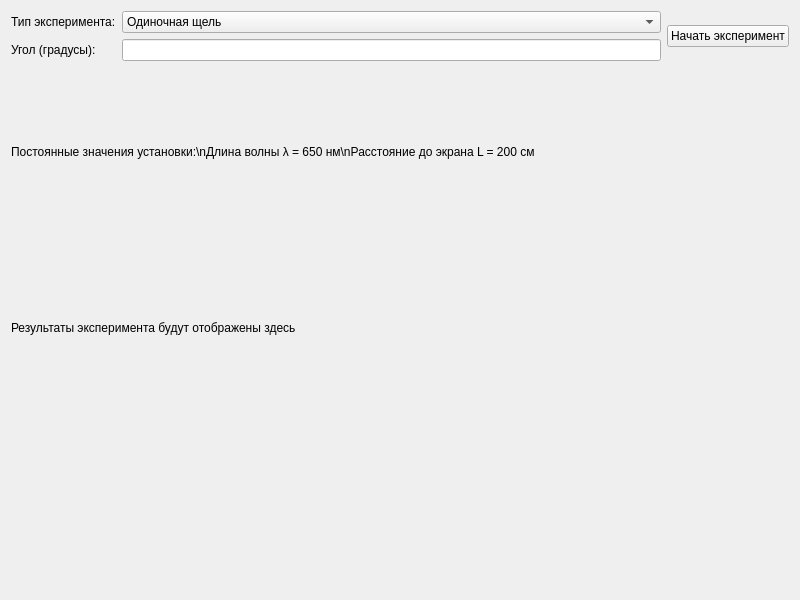
<?xml version="1.0" encoding="UTF-8"?>
<ui version="4.0">
 <class>Form</class>
 <widget class="QWidget" name="Form">
  <property name="geometry">
   <rect>
    <x>0</x>
    <y>0</y>
    <width>800</width>
    <height>600</height>
   </rect>
  </property>
  <property name="windowTitle">
   <string>Лабораторная работа: Дифракция Фраунгофера</string>
  </property>
  <layout class="QVBoxLayout" name="verticalLayout">
   <item>
    <layout class="QHBoxLayout" name="horizontalLayout">
     <item>
      <layout class="QFormLayout" name="formLayout">
       <item row="0" column="0">
        <widget class="QLabel" name="label_experiment_type">
         <property name="text">
          <string>Тип эксперимента:</string>
         </property>
        </widget>
       </item>
       <item row="0" column="1">
        <widget class="QComboBox" name="experiment_type_combo">
         <item>
          <property name="text">
           <string>Одиночная щель</string>
          </property>
         </item>
         <item>
          <property name="text">
           <string>Одномерная решетка</string>
          </property>
         </item>
         <item>
          <property name="text">
           <string>Двумерная решетка</string>
          </property>
         </item>
        </widget>
       </item>
       <item row="1" column="0">
        <widget class="QLabel" name="label_angle">
         <property name="text">
          <string>Угол (градусы):</string>
         </property>
        </widget>
       </item>
       <item row="1" column="1">
        <widget class="QLineEdit" name="angle_input"/>
       </item>
      </layout>
     </item>
     <item>
      <widget class="QPushButton" name="start_button">
       <property name="text">
        <string>Начать эксперимент</string>
       </property>
      </widget>
     </item>
    </layout>
   </item>
   <item>
    <widget class="QLabel" name="constants_label">
     <property name="text">
      <string>Постоянные значения установки:\nДлина волны λ = 650 нм\nРасстояние до экрана L = 200 см</string>
     </property>
    </widget>
   </item>
   <item>
    <widget class="QLabel" name="result_label">
     <property name="text">
      <string>Результаты эксперимента будут отображены здесь</string>
     </property>
    </widget>
   </item>
   <item>
    <widget class="QWidget" name="graph_widget" native="true">
     <layout class="QVBoxLayout" name="graph_layout"/>
    </widget>
   </item>
  </layout>
 </widget>
 <resources/>
 <connections/>
</ui>
